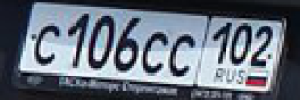
#> input picture OUPUT_ANOTHER/104.png, 300 x 100 px, found by its file name
$ python Cascade_Haar.py
#> lines starting #> are read from the running program, lines starting #| are printed output that depends on the picture; after the words box and inside, x2 and y2 are one past the last pixel; in counts of white or black regions, pixels touching at a corner belong together
from urllib.request import urlopen
import cv2
import math
import numpy as np

from matplotlib import pyplot as plt
import os
import Copy_delete as cop
url = 'https://raw.githubusercontent.com/opencv/opencv/master/data/haarcascades/haarcascade_russian_plate_number.xml'
path = './CARS_ANOTHER/0.png'
OUT = 'OUPUT_ANOTHER/'
path_res = "./CARS_ANOTHER/"
#FOR UNDETECTED_CARS # path=r'D:\Git_project\VKR\UNDETECTED_CARS\42.png'


# Cкачиваение тренировочного файла
# [5 lines left out: function download, not called in this run]
#conver to gray threshold picture
def threthholding(path):
    img = cv2.imread(path)
#> img is the input picture: shape (100, 300, 3); mean B, G, R 122.5, 109.9, 101.4
    #img = cv2.GaussianBlur(img, (5, 5), 0)
    # th3 = cv2.adaptiveThreshold(img,255,cv2.ADAPTIVE_THRESH_MEAN_C,cv2.THRESH_BINARY,111,3)
    gray = cv2.cvtColor(img, cv2.COLOR_BGR2GRAY)
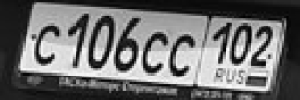
#> gray: shape (100, 300); min 0, max 254, mean 108.8
    #img = cv2.blur(img, (5, 5))
    gray = cv2.GaussianBlur(gray, (3, 3), 0);
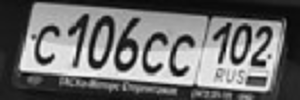
#> gray: shape (100, 300); min 3, max 249, mean 108.8
    ret, th = cv2.threshold(gray, 140, 255, 0)
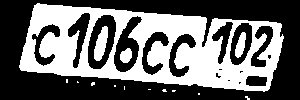
#> th: shape (100, 300); 41.7% white; 14 white regions (10 under 20 px), largest, box (x1, y1, x2, y2) and area: (19, 3, 284, 92) 11828, (94, 26, 108, 61) 308, (235, 32, 246, 58) 180, (120, 48, 132, 63) 136
    return th

# [42 lines left out: functions Conver_all_picture, open_picture, move_file, open_two, not called in this run]


def save_picture(OUT, img, i):
    cv2.imwrite(OUT + '{0}'.format(i), img)


# path = "put.png"
# [32 lines left out: functions Cascade, all_cascade, not called in this run]
if __name__ == '__main__':

        #a = Cascade(path)
        for i in os.listdir(OUT):
            a = threthholding(path=r"D:\Git_project\VKR\OUPUT_ANOTHER\{0}".format(i))
#> (the run stopped early here; a loop or call above may not have finished)

$ run again, with Car_lisence/42.png copied over OUPUT_ANOTHER/104.png
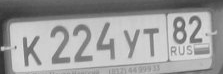
#> input picture Car_lisence/42.png, 223 x 74 px, found by its file name
#> in threthholding, img is the input picture: shape (74, 223, 3); min 48, max 228, mean 156.8
#> in threthholding, `ret, th = cv2.threshold(gray, 140, 255, 0)`:
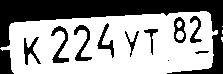
#> th: shape (74, 223); 61.8% white; 12 black regions (1 under 20 px), largest, box (x1, y1, x2, y2) and area: (0, 0, 223, 74) 4692, (0, 49, 14, 74) 263, (51, 26, 69, 63) 246
